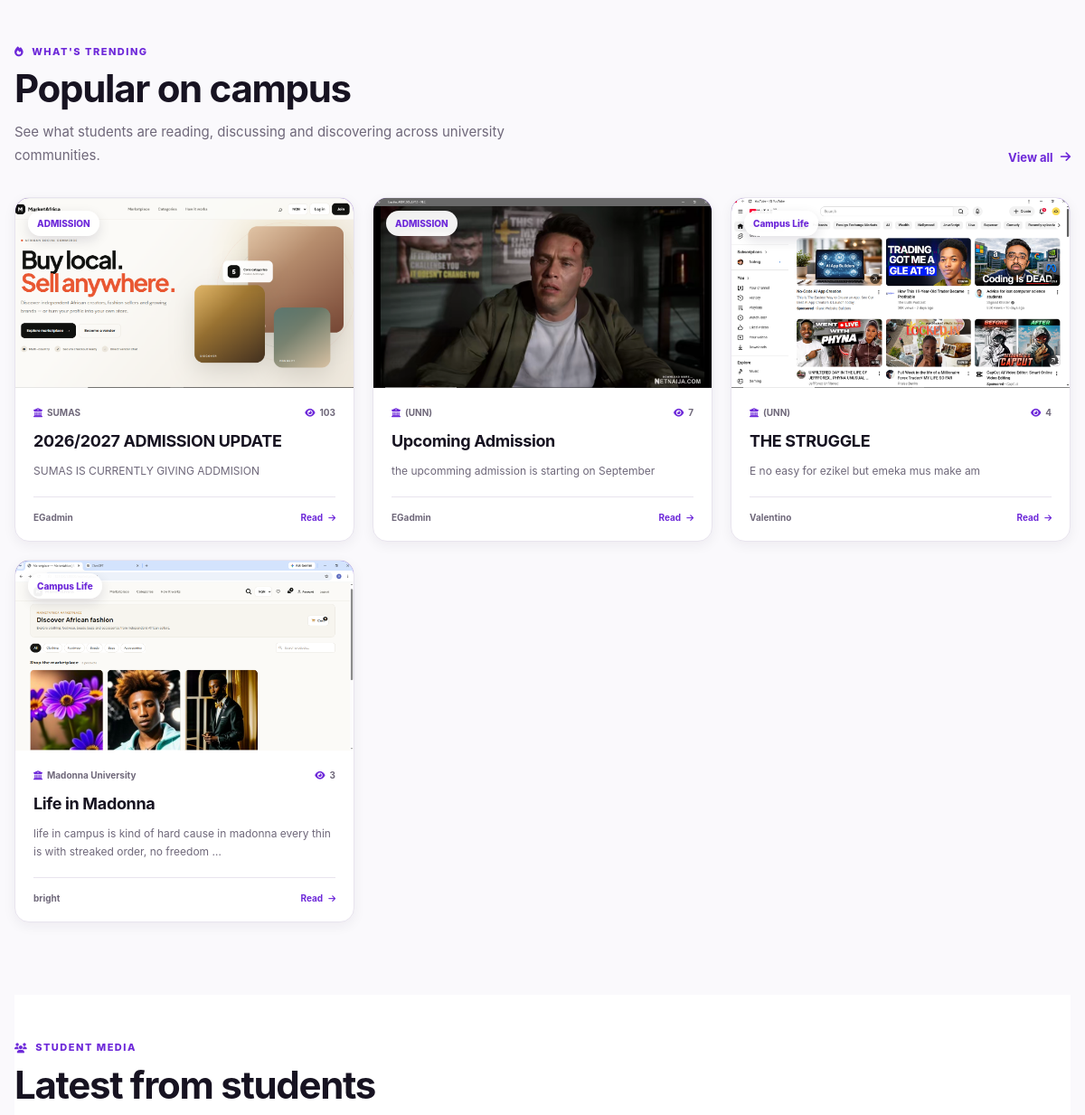
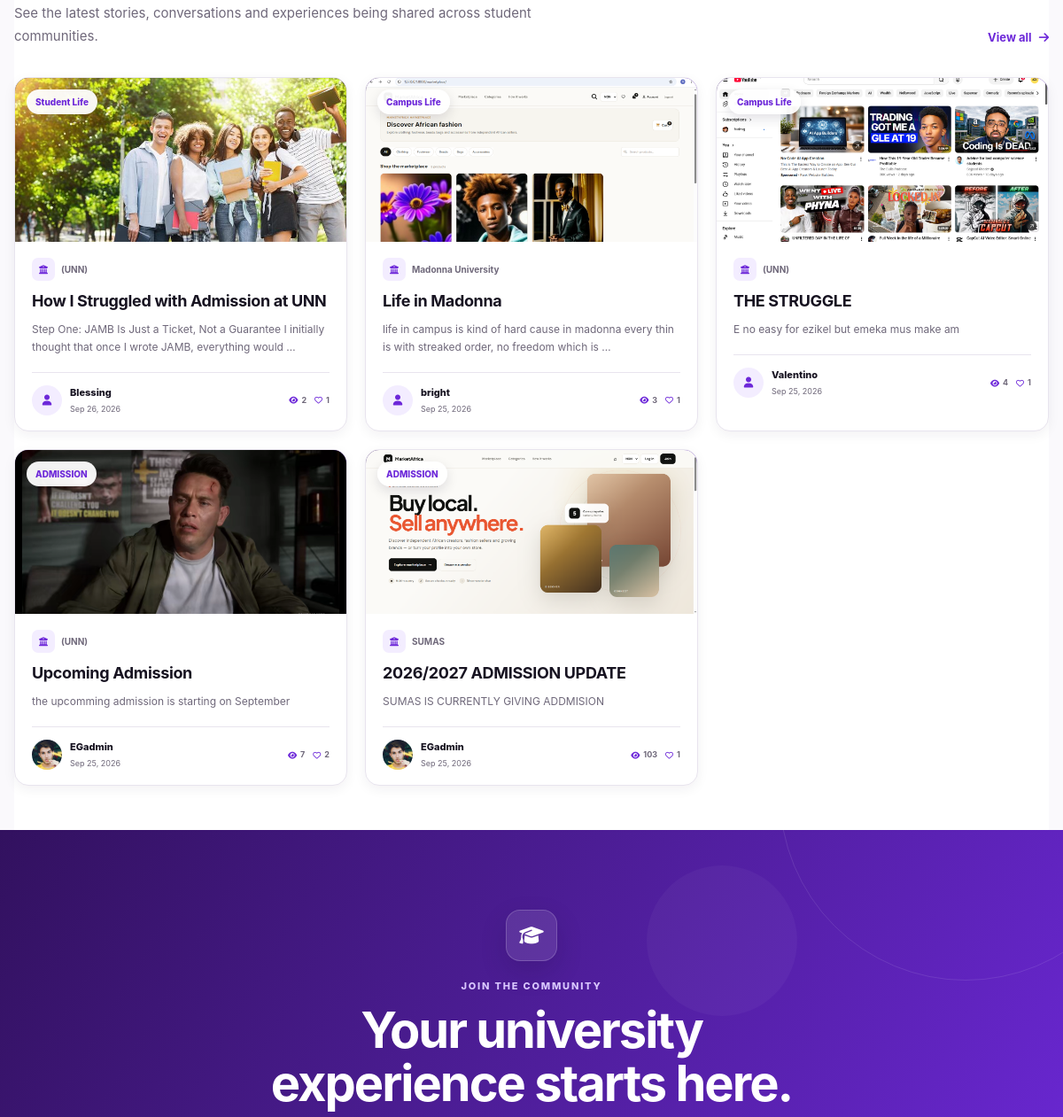
The app's page / (signed in, middle part), older data (2 pictures, top to bottom).
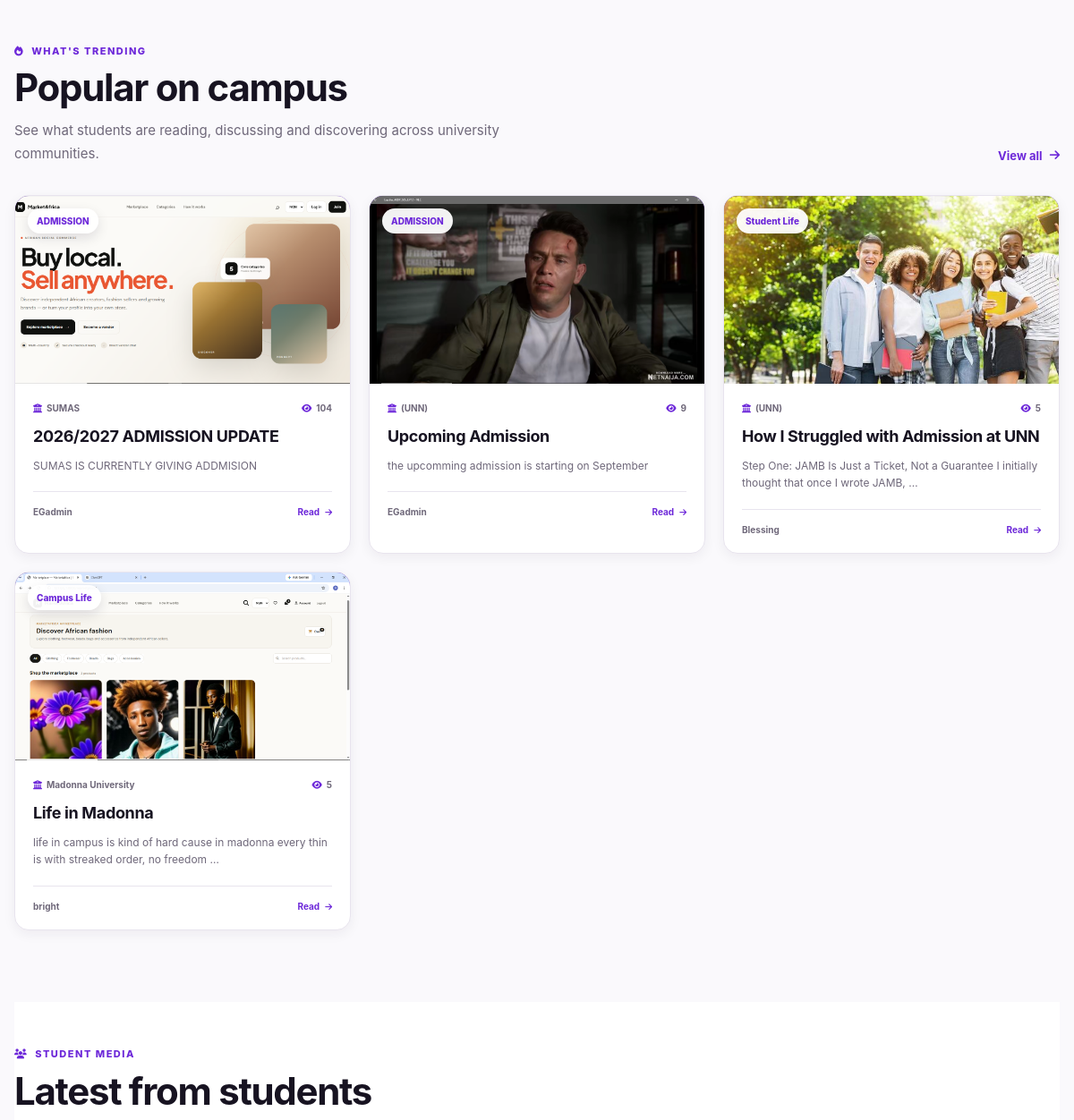
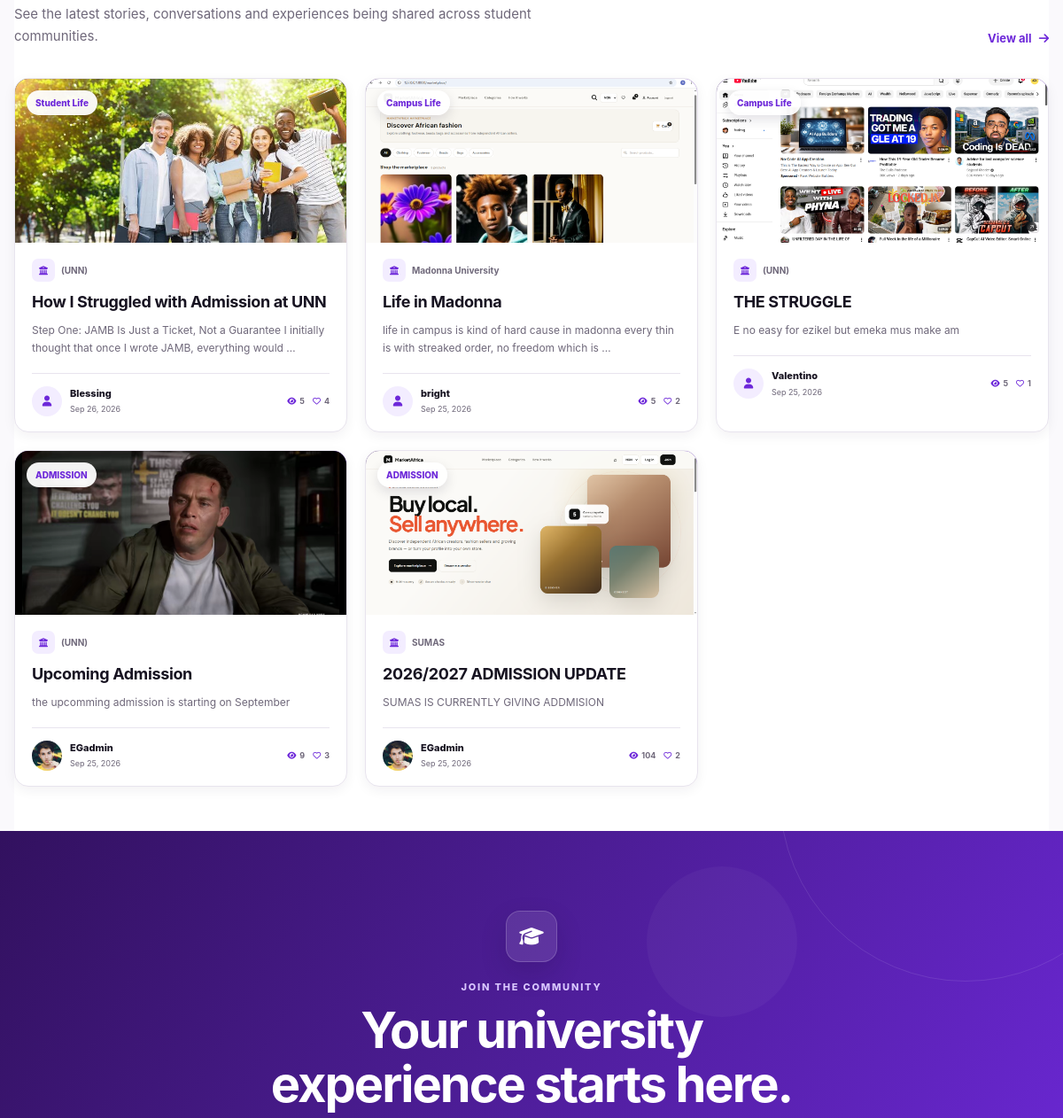
The same page, newer data (2 pictures, top to bottom).
### post/models.py (models this page shows, shortened)
class Post(models.Model):
    author = models.ForeignKey(
        User,
        on_delete=models.CASCADE,
        related_name="posts"
    )
    university = models.ForeignKey(
        "uni.University",
        on_delete=models.CASCADE,
        related_name="posts"
    )
    category = models.ForeignKey(
        Category,
        on_delete=models.SET_NULL,
        null=True,
        blank=True,
        related_name="posts"
    )
    title = models.CharField(max_length=200)
    content = models.TextField()
    image = models.ImageField(
        upload_to="posts/",
        blank=True,
        null=True
    )
    is_verified = models.BooleanField(default=False)
    is_published = models.BooleanField(default=True)
    views_count = models.PositiveIntegerField(default=0)
    created_at = models.DateTimeField(auto_now_add=True)
    updated_at = models.DateTimeField(auto_now=True)
    class Meta:
        ordering = ["-created_at"]

class Category(models.Model):
    name = models.CharField(max_length=100, unique=True)
    slug = models.SlugField(unique=True)

### uni/models.py (models this page shows, shortened)
class University(models.Model):
    name = models.CharField(max_length=200)
    short_name = models.CharField(max_length=50, blank=True)
    country = models.CharField(max_length=100, default="Nigeria")
    state = models.CharField(max_length=100, blank=True)
    city = models.CharField(max_length=100, blank=True)
    description = models.TextField(blank=True)
    logo = models.ImageField(
        upload_to="universities/logos/",
        blank=True,
        null=True
    )
    cover_image = models.ImageField(
        upload_to="universities/covers/",
        blank=True,
        null=True
    )
    website = models.URLField(blank=True)
    is_verified = models.BooleanField(default=False)
    created_at = models.DateTimeField(auto_now_add=True)
    updated_at = models.DateTimeField(auto_now=True)
    class Meta:
        ordering = ["name"]

### accounts/models.py (models this page shows, shortened)
class StudentProfile(models.Model):
    ROLE_CHOICES = [
        ("student", "Student"),
        ("applicant", "Admission Applicant"),
        ("alumni", "Alumni"),
    ]
    user = models.OneToOneField(
        User,
        on_delete=models.CASCADE,
        related_name="student_profile"
    )
    university = models.ForeignKey(
        "uni.University",
        on_delete=models.SET_NULL,
        null=True,
        blank=True,
        related_name="students"
    )
    profile_picture = models.ImageField(
        upload_to="profiles/",
        blank=True,
        null=True
    )
    bio = models.TextField(blank=True)
    location = models.CharField(
        max_length=150,
        blank=True
    )
    role = models.CharField(
        max_length=20,
        choices=ROLE_CHOICES,
        default="student"
    )
    is_verified = models.BooleanField(default=False)
    created_at = models.DateTimeField(auto_now_add=True)
    updated_at = models.DateTimeField(auto_now=True)

### uni/views.py (the view)
# urls.py: 2. Add a URL to urlpatterns:  path('', views.home, name='home')
def home(request):
    universities = University.objects.all().order_by(
        "-is_verified",
        "name"
    )[:6]
    trending_posts = Post.objects.filter(
        is_published=True
    ).select_related(
        "author",
        "university",
        "category"
    ).order_by(
        "-views_count",
        "-created_at"
    )[:4]
    latest_posts = Post.objects.filter(
        is_published=True
    ).select_related(
        "author",
        "university",
        "category"
    ).order_by(
        "-created_at"
    )[:6]
    return render(
        request,
        "home.html",
        {
            "universities": universities,
            "trending_posts": trending_posts,
            "latest_posts": latest_posts,
        }
    )

### notifications/context_processors.py (called while the page is built)
def notification_count(request):
    if not request.user.is_authenticated:
        return {
            "unread_notification_count": 0
        }
    count = Notification.objects.filter(
        recipient=request.user,
        is_read=False
    ).count()
    return {
        "unread_notification_count": count
    }

### templates/home.html (shortened to what the changed rows need)
{% extends "base.html" %}
{% load static %}
{% block page_css %}
<link rel="stylesheet" href="{% static 'css/home.css' %}">
{% endblock %}
{% block content %}
<section class="section trending-section">
    <div class="section-heading">
        <div>
            <h2>Popular on campus</h2>
        </div>
    </div>
    {% if trending_posts %}
        <div class="trending-grid">
            {% for post in trending_posts %}
                <a
                    href="{% url 'post_detail' post.id %}"
                    class="trending-card-link"
                >
                    <article class="trending-card">
                        <div class="trending-image">
                            {% if post.image %}
                                <img
                                    src="{{ post.image.url }}"
                                    alt="{{ post.title }}"
                                >
                            {% else %}
                                <div class="trending-image-placeholder">
                                    <i class="fa-solid fa-newspaper"></i>
                                </div>
                            {% endif %}
                            {% if post.category %}
                                <span class="trending-category">
                                    {{ post.category.name }}
                                </span>
                            {% endif %}
                        </div>
                        <div class="trending-body">
                            <div class="trending-meta">
                                <span>
                                    <i class="fa-solid fa-building-columns"></i>
                                    {{ post.university.short_name|default:post.university.name }}
                                </span>
                                <span>
                                    <i class="fa-solid fa-eye"></i>
                                    {{ post.views_count }}
                                </span>
                            </div>
                            <h3>
                                {{ post.title }}
                            </h3>
                            <p>
                                {{ post.content|truncatewords:18 }}
                            </p>
                            <div class="trending-footer">
                                <span>
                                    {% if post.author.get_full_name %}
                                        {{ post.author.get_full_name }}
                                    {% else %}
                                        {{ post.author.username }}
                                    {% endif %}
                                </span>
                                <span class="trending-read">
                                    Read
                                    <i class="fa-solid fa-arrow-right"></i>
                                </span>
                            </div>
                        </div>
                    </article>
                </a>
            {% endfor %}
        </div>
    {% endif %}
</section>
<section class="section latest-posts-section">
    <div class="section-heading">
        <div>
            <h2>Latest from students</h2>
        </div>
    </div>
    {% if latest_posts %}
        <div class="latest-posts-grid">
            {% for post in latest_posts %}
                <a
                    href="{% url 'post_detail' post.id %}"
                    class="latest-post-link"
                >
                    <article class="latest-post-card">
                        {% if post.image %}
                            <div class="latest-post-image">
                                <img
                                    src="{{ post.image.url }}"
                                    alt="{{ post.title }}"
                                >
                                {% if post.category %}
                                    <span class="latest-post-category">
                                        {{ post.category.name }}
                                    </span>
                                {% endif %}
                            </div>
                        {% endif %}
                        <div class="latest-post-content">
                            <div class="latest-post-university">
                                <span class="university-mini-icon">
                                    <i class="fa-solid fa-building-columns"></i>
                                </span>
                                <span>
                                    {{ post.university.short_name|default:post.university.name }}
                                </span>
                            </div>
                            <h3>
                                {{ post.title }}
                            </h3>
                            <p>
                                {{ post.content|truncatewords:20 }}
                            </p>
                            <div class="latest-post-author">
                                <div class="author-avatar">
                                    {% if post.author.student_profile.profile_picture %}
                                        <img
                                            src="{{ post.author.student_profile.profile_picture.url }}"
                                            alt="{{ post.author.username }}"
                                        >
                                    {% else %}
                                        <i class="fa-solid fa-user"></i>
                                    {% endif %}
                                </div>
                                <div class="author-details">
                                    <strong>
                                        {% if post.author.get_full_name %}
                                            {{ post.author.get_full_name }}
                                        {% else %}
                                            {{ post.author.username }}
                                        {% endif %}
                                    </strong>
                                    <span>
                                        {{ post.created_at|date:"M d, Y" }}
                                    </span>
                                </div>
                                <div class="post-engagement">
                                    <span>
                                        <i class="fa-solid fa-eye"></i>
                                        {{ post.views_count }}
                                    </span>
                                    <span>
                                        <i class="fa-regular fa-heart"></i>
                                        {{ post.likes.count }}
                                    </span>
                                </div>
                            </div>
                        </div>
                    </article>
                </a>
            {% endfor %}
        </div>
    {% endif %}
</section>
<section class="final-cta">
    <div class="final-cta-content">
        <h2>
            Your university experience
            starts here.
        </h2>
    </div>
</section>
{% endblock %}

Row changes from the older to the newer data that the page shows:
no longer on one of the page's lists (row edited): Post: category.name "Campus Life", university.short_name "(UNN)", views_count "4", title "THE STRUGGLE", content "E no easy for ezikel but emeka mus make am", author.username "Valentino"
changed Post "2026/2027 ADMISSION UPDATE": views_count "103" → "104"; likes.count "1" → "2"
changed Post "Upcoming Admission": views_count "7" → "9"; likes.count "2" → "3"
now on one of the page's lists (row edited): Post: category.name "Student Life", university.short_name "(UNN)", views_count "5", title "How I Struggled with Admission at UNN", content "Step One: JAMB Is Just a Ticket, Not a Guarantee I initially thought that once I wrote JAMB, …", author.username "Blessing"
changed Post "How I Struggled with Admission at UNN": views_count "2" → "5"; likes.count "1" → "4"
changed Post "Life in Madonna": views_count "3" → "5"; likes.count "1" → "2"
changed Post "THE STRUGGLE": views_count "4" → "5"
